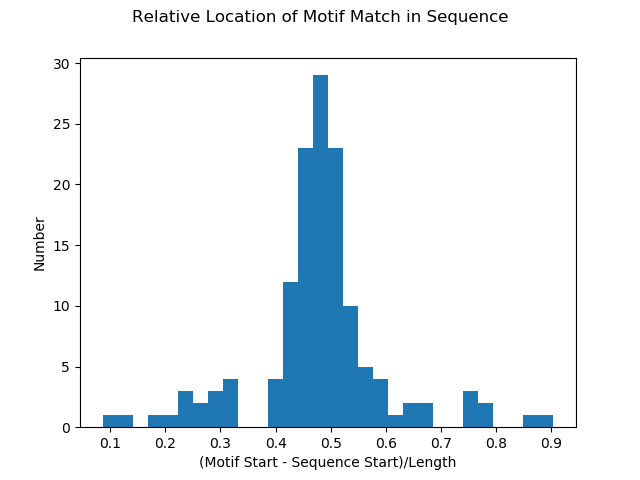

Generate this figure with Python:
#!/usr/bin/env python3

import sys
import matplotlib.pyplot as plt


"""
Usage: ./density_plot.py bedtools_out
"""

file1 = open(sys.argv[1])

position = []
for line in file1:
    fields = line.rstrip("\r\n").split("\t")
    start = int(fields[1])
    end = int(fields[2])
    motif = int(fields[13])
    length = end-start
    motif_position = motif-start
    relative = motif_position/length
    position.append(relative)

fig, axes = plt.subplots()
fig.suptitle("Relative Location of Motif Match in Sequence")
axes.hist(position, bins = 30)
axes.set_xlabel("(Motif Start - Sequence Start)/Length")
axes.set_ylabel("Number")    
fig.savefig("density_plot.png")
plt.close(fig)
